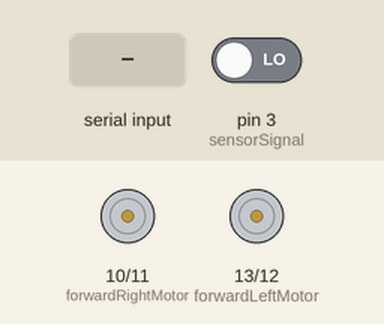
The sketch below on a simulated Arduino Uno, built with avr-gcc and run on an emulated ATmega328P. Parts: motor-driver pin pairs drawn as motors (green arrow = first pin HIGH = forward, orange = second pin HIGH = backward, longer = more drive). The inputs (shaded band) are chosen by the test bench; at power-on: pin 3 (sensorSignal) LOW.

Above: at 1.2 s.
1.3 s: "F" received over Serial
At 2.1 s:
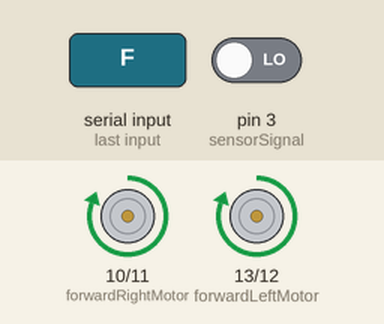
2.8 s: "B" received over Serial
At 3.5 s:
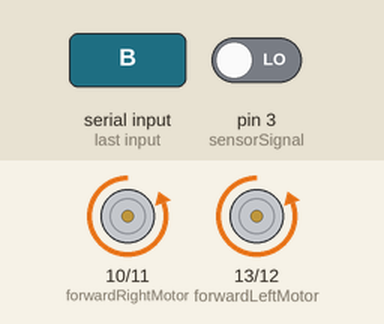
4.3 s: "R" received over Serial
At 5.5 s:
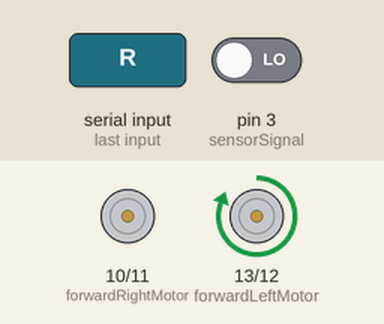
5.8 s: "L" received over Serial
At 6.7 s:
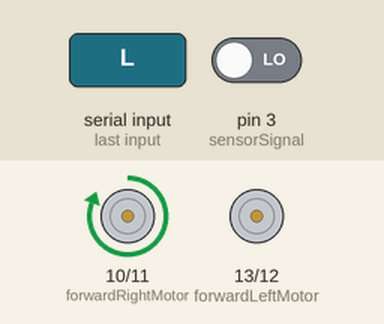
7.3 s: "A" received over Serial
At 9.6 s:
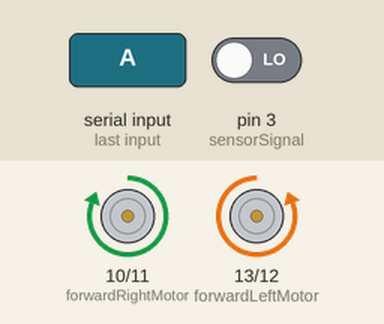
10.3 s: "M" received over Serial
At 10.8 s:
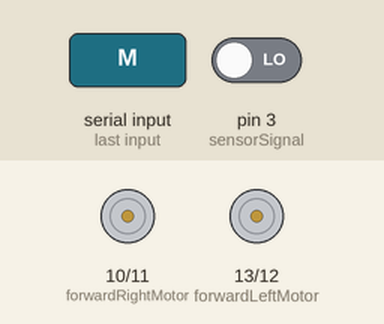
Timing chart, 0 to 12.8 s (numbered marks = the images above; inputs shaded):
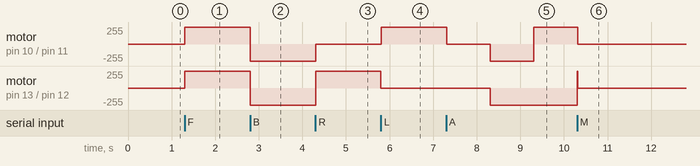

Measured:
- after the input at 1.3 s, motor on pin 10 (forwardRightMotor) / pin 11 (backwardRightMotor), motor on pin 13 (forwardLeftMotor) / pin 12 (backwardLeftMotor): stopped → forward 255/255 at once
- after the input at 2.8 s, motor on pin 10 (forwardRightMotor) / pin 11 (backwardRightMotor), motor on pin 13 (forwardLeftMotor) / pin 12 (backwardLeftMotor): forward 255/255 → backward 255/255 at once
- after the input at 4.3 s, motor on pin 10 (forwardRightMotor) / pin 11 (backwardRightMotor): backward 255/255 → stopped at once; motor on pin 13 (forwardLeftMotor) / pin 12 (backwardLeftMotor): backward 255/255 → forward 255/255 at once
- after the input at 5.8 s, motor on pin 10 (forwardRightMotor) / pin 11 (backwardRightMotor): stopped → forward 255/255 at once; motor on pin 13 (forwardLeftMotor) / pin 12 (backwardLeftMotor): forward 255/255 → stopped at once
- after the input at 7.3 s, motor on pin 10 (forwardRightMotor) / pin 11 (backwardRightMotor): forward 255/255 → stopped at once, → backward 255/255 1.0 s later, → forward 255/255 1.0 s later; motor on pin 13 (forwardLeftMotor) / pin 12 (backwardLeftMotor): stopped → backward 255/255 after 1.0 s
- after the input at 10.3 s, motor on pin 10 (forwardRightMotor) / pin 11 (backwardRightMotor), motor on pin 13 (forwardLeftMotor) / pin 12 (backwardLeftMotor): goes on until 10.3 s, then stays stopped

The sketch:

arduinoTec7.ino
```cpp
// # Startup
int forwardLeftMotor = 13;
int backwardLeftMotor = 12;
int backwardRightMotor = 11;
int forwardRightMotor = 10;

int sensorSignal = 3;
bool isManualMode = true;
char state;

int timeInSeconds(int milliseconds) {
  int seconds = milliseconds * 1000;
  return seconds;
}

// # Setup
void setup() {
  Serial.begin(9600);

  pinMode(forwardLeftMotor, OUTPUT);
  pinMode(backwardLeftMotor, OUTPUT);
  pinMode(forwardRightMotor, OUTPUT);
  pinMode(backwardRightMotor, OUTPUT);
  pinMode(sensorSignal, INPUT);
}

// # Motor functionality
void overrideMotor(int motor, int digitalState) {
  if (digitalRead(motor) != digitalState) {
    digitalWrite(motor, digitalState);
  }
}

void performMovement(int movement[4]) {
  int currentMotor = forwardLeftMotor;
  for (int digitalState = 0; digitalState <= 3; digitalState++) {
    overrideMotor(currentMotor, movement[digitalState]);
    currentMotor -= 1;
  }
}

int movements[5][4] = {
  // forward
  {
    HIGH,
    LOW,
    LOW,
    HIGH
  },

  // backward
  {
    LOW,
    HIGH,
    HIGH,
    LOW
  },

  // leftward
  {
    LOW,
    LOW,
    LOW,
    HIGH
  },

  // rightward
  {
    HIGH,
    LOW,
    LOW,
    LOW
  },

  // stop
  {
    LOW,
    LOW,
    LOW,
    LOW
  }
};

// # Stored movements
int forward = 0;
int backward = 1;
int leftward = 2;
int rightward = 3;
int stopMovement = 4;

// # Loop
void loop() {
  if (Serial.available() > 0) { // if there is a bluetooth signal...
    state = Serial.read(); // receive bluetooth message
  }

  switch (state) {
  // -- Control -- //
  case 'F': // forward
    performMovement(movements[forward]);
    break;

  case 'B': // backward
    performMovement(movements[backward]);
    break;

  case 'R': // rightward
    performMovement(movements[rightward]);
    break;

  case 'L': // leftward
    performMovement(movements[leftward]);
    break;

  case 'S': // stop
    performMovement(movements[stopMovement]);
    break;

  // -- Driving modes -- //
  case 'A': // turn on automatic mode
    isManualMode = false;
    break;

  case 'M': // manual mode
    performMovement(movements[stopMovement]);
    isManualMode = true;
    break;
  }

  if (isManualMode == false) { // automatic mode functionality
    if (digitalRead(sensorSignal) == HIGH) { // drive normally
        performMovement(movements[forward]);
    }
    else { // perform obstacle avoid maneuver
      performMovement(movements[stopMovement]);
      delay(timeInSeconds(1));
      performMovement(movements[backward]);
      delay(timeInSeconds(1));

      overrideMotor(forwardRightMotor, HIGH);
      overrideMotor(backwardRightMotor, LOW);
      delay(timeInSeconds(1));

      overrideMotor(backwardLeftMotor, LOW);
      overrideMotor(forwardLeftMotor, HIGH);
    }
  }

  delay(10); // for better performance
}
```
